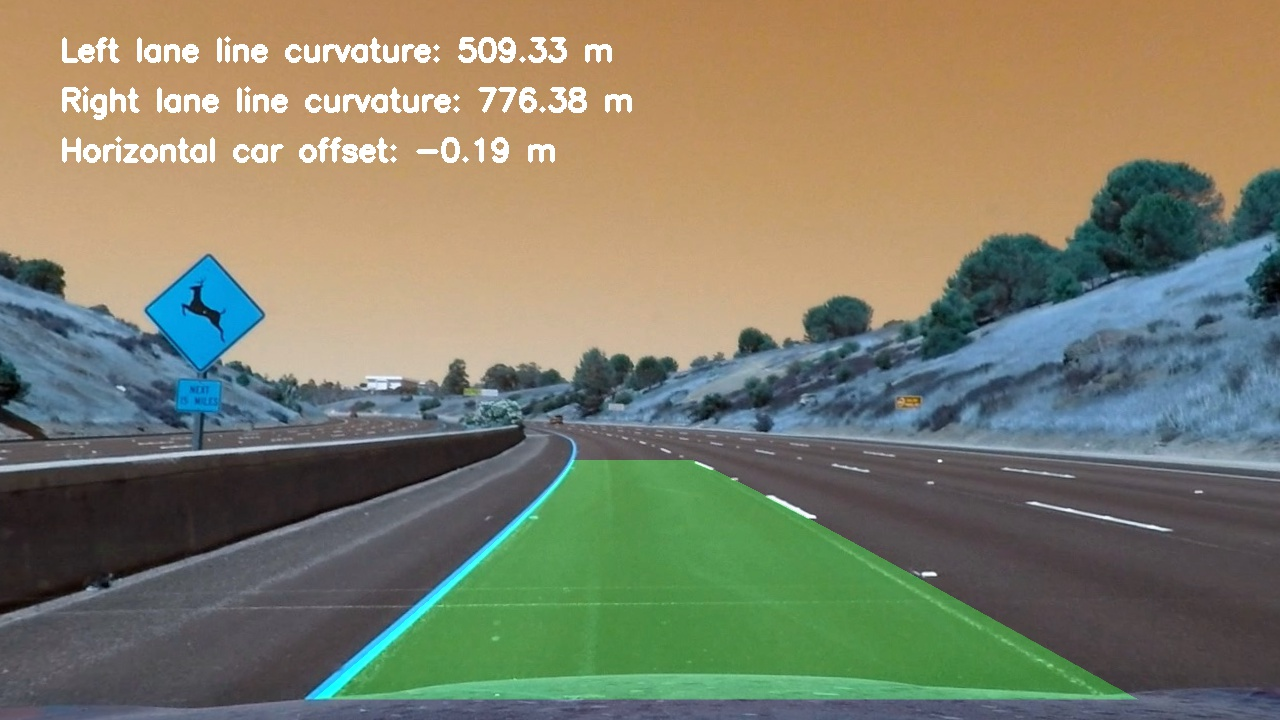
#> input picture output_images/test0.jpg, 1280 x 720 px, given in place of calibration3.jpg, which was not available
$ jupyter execute --allow-errors Advanced-Lane-Project.ipynb   (shell and % lines are left out)   (older library calls are emulated)
#> lines starting #> are read from the running program, lines starting #| are printed output that depends on the picture; long printed decimals are rounded; pictures that were not available may be replaced by others from this repository, and a replacement may not be noted
[cell 1]
import numpy as np
import cv2
import matplotlib.pyplot as plt
import matplotlib.image as mpimg
import glob
from matplotlib.patches import Polygon

[cell 2]
#TODO
#average previous for fail safe in poor lighting/other conditions
#catch for similarity in left & right lines / balance the more radical using most like previous
#simple catch for bad lines based on avg road width (line to line)
#smooth the line base at bottom of video

images = glob.glob('./camera_cal/calibration*.jpg')
criteria = (cv2.TERM_CRITERIA_EPS + cv2.TERM_CRITERIA_MAX_ITER, 30, 0.001)
objpoints = []
imgpoints = []
objp = np.zeros((6*9, 3), np.float32)
objp[:,:2] = np.mgrid[0:9, 0:6].T.reshape(-1,2)
fig, axis = plt.subplots(5,4, figsize=(16, 11))
fig.subplots_adjust(hspace = .2, wspace=.001)
axis = axis.ravel()
i = 0
for img_name in images:
    img = cv2.imread(img_name)
    gray = cv2.cvtColor(img, cv2.COLOR_BGR2GRAY)
    ret, corners = cv2.findChessboardCorners(gray, (9,6), None)
    if ret == True:
        objpoints.append(objp)
        corners2 = cv2.cornerSubPix(gray, corners, (11,11), (-1,-1), criteria)
        imgpoints.append(corners2)
        img = cv2.drawChessboardCorners(img, (9,6), corners2, ret)
        axis[i].axis('off')
        axis[i].imshow(img)
    i+=1

[cell 3]
img = cv2.imread('./camera_cal/calibration3.jpg')
#> img is the input picture: shape (720, 1280, 3); mean B, G, R 106.5, 126.9, 127.3
gray = cv2.cvtColor(img, cv2.COLOR_RGB2GRAY)
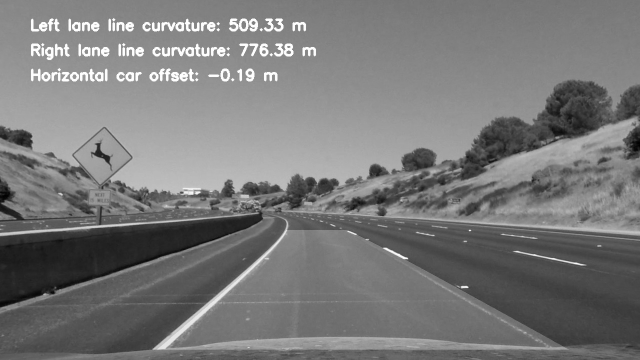
#> gray: shape (720, 1280) (shown at 1/2 size); min 0, max 255, mean 120.8
ret, corners = cv2.findChessboardCorners(gray, (9,6), None)
#> ret = False; corners = None
img = cv2.drawChessboardCorners(img, (9,6), corners, ret)
#> (the rest of this cell did not finish here and is left out)

[cell 4]
# [7 lines left out: function load_images, not called in this run]

#> (the rest of this cell did not finish here and is left out)

[cell 5]
def abs_sobel_thresh(img, orient='x', sobel_kernel=3, thresh=(0, 255)):
    gray = cv2.cvtColor(img, cv2.COLOR_RGB2GRAY)
    if orient == 'x':
        abs_sobel = np.absolute(cv2.Sobel(gray, cv2.CV_64F, 1, 0, sobel_kernel))
    if orient == 'y':
        abs_sobel = np.absolute(cv2.Sobel(gray, cv2.CV_64F, 0, 1, sobel_kernel))
    # Rescale back to 8 bit integer
    scaled_sobel = np.uint8(255*abs_sobel/np.max(abs_sobel))
    binary_output = np.zeros_like(scaled_sobel)
    binary_output[(scaled_sobel >= thresh[0]) & (scaled_sobel <= thresh[1])] = 1
    return binary_output

def mag_thresh(img, sobel_kernel=3, thresh=(0, 255)):
    gray = cv2.cvtColor(img, cv2.COLOR_RGB2GRAY)
    sobelx = cv2.Sobel(gray, cv2.CV_64F, 1, 0, ksize=sobel_kernel)
    sobely = cv2.Sobel(gray, cv2.CV_64F, 0, 1, ksize=sobel_kernel)
    # Calculate the gradient magnitude
    gradmag = np.sqrt(sobelx**2 + sobely**2)
    # Rescale to 8 bit
    scale_factor = np.max(gradmag)/255
    gradmag = (gradmag/scale_factor).astype(np.uint8)
    # Create a binary image of ones where threshold is met, zeros otherwise
    binary_output = np.zeros_like(gradmag)
    binary_output[(gradmag >= thresh[0]) & (gradmag <= thresh[1])] = 1
    return binary_output

def dir_thresh(img, sobel_kernel=3, thresh=(0, np.pi/2)):
    gray = cv2.cvtColor(img, cv2.COLOR_RGB2GRAY)
    # Calculate the x and y gradients
    sobelx = cv2.Sobel(gray, cv2.CV_64F, 1, 0, ksize=sobel_kernel)
    sobely = cv2.Sobel(gray, cv2.CV_64F, 0, 1, ksize=sobel_kernel)
    # Take the absolute value of the gradient direction,
    # apply a threshold, and create a binary image result
    absgraddir = np.arctan2(np.absolute(sobely), np.absolute(sobelx))
    binary_output =  np.zeros_like(absgraddir)
    binary_output[(absgraddir >= thresh[0]) & (absgraddir <= thresh[1])] = 1
    return binary_output

def col_thresh(img, thresh=(0, 255)):
    hls = cv2.cvtColor(img, cv2.COLOR_RGB2HLS)
    s_channel = hls[:,:,2]
    binary_output = np.zeros_like(s_channel)
    binary_output[(s_channel > thresh[0]) & (s_channel <= thresh[1])] = 1
    return binary_output

[cell 6]
grad_x = abs_sobel_thresh(img, orient='x', sobel_kernel=15, thresh=(20, 100))
grad_y = abs_sobel_thresh(img, orient='y', sobel_kernel=15, thresh=(20, 100))
mag_binary = mag_thresh(img, sobel_kernel=15, thresh=(70, 100))
#> in mag_thresh, `scale_factor = np.max(gradmag)/255`: scale_factor = 17315172.8
dir_binary = dir_thresh(img, sobel_kernel=15, thresh=(0.7, 1.3))
col_binary = col_thresh(img, thresh=(170, 255))

#> (the rest of this cell did not finish here and is left out)

[cell 7]
def comb_thresh(grad_x, grad_y, mag_binary, dir_binary, col_binary):
    combo_img = np.zeros_like(dir_binary)
    combo_img[((grad_x == 1) & (grad_y == 1)) | ((mag_binary == 1) & (dir_binary == 1)) | (col_binary == 1)] = 1
    return combo_img

combined = comb_thresh(grad_x, grad_y, mag_binary, dir_binary, col_binary)
#> (the rest of this cell did not finish here and is left out)

[cell 8]
def warp_perspective(img, src=None, dst=None):
    img_size = (img.shape[1], img.shape[0])
    if src is None:
        src = np.float32(
            [[280,  700],  # Bottom left
             [595,  460],  # Top left
             [725,  460],  # Top right
             [1125, 700]]) # Bottom right

    if dst is None:
        dst = np.float32(
            [[250,  720],  # Bottom left
             [250,    0],  # Top left
             [1065,   0],  # Top right
             [1065, 720]]) # Bottom right
    m = cv2.getPerspectiveTransform(src, dst)
    minv = cv2.getPerspectiveTransform(dst, src)
    warped = cv2.warpPerspective(img, m, img_size, flags=cv2.INTER_LINEAR)
    return warped, m, minv

[cell 9]
# Run the function
src = np.float32(
    [[280,  700],  # Bottom left
     [595,  460],  # Top left
     [725,  460],  # Top right
     [1125, 700]]) # Bottom right

dst = np.float32(
    [[250,  720],  # Bottom left
     [250,    0],  # Top left
     [1065,   0],  # Top right
     [1065, 720]]) # Bottom right

warped_img, _ , minv  = warp_perspective(combined, src, dst)
#> minv = [[0.16, -0.767, 555.1], [1.54e-16, -0.489, 460], [4.5e-19, -0.00118, 1]]

# Visualize undirstorsion
# Notice 'img' was undistorted at the beginning
f, (ax1, ax2) = plt.subplots(1, 2, figsize=(20,10))
ax1.set_title('Original', fontsize=16)
ax1.plot(Polygon(src).get_xy()[:, 0], Polygon(src).get_xy()[:, 1], color='red')
ax1.imshow(img)

ax2.set_title('Warped Combo image', fontsize=16)
ax2.plot(Polygon(dst).get_xy()[:, 0], Polygon(dst).get_xy()[:, 1], color='red')
ax2.imshow(warped_img)

[cell 10]
def genHistogram(img):
    return np.sum(img[img.shape[0]//2:, :], axis=0)

histo = genHistogram(warped_img)
#> histo = 1280 values, max 278.2 at index 263, min 0 at index 1, mean 16.3
plt.plot(histo)

[cell 11]
def find_lane_pixels(binary_warped):
    # Take a histogram of the bottom half of the image
    histogram = np.sum(binary_warped[binary_warped.shape[0]//2:,:], axis=0)
    # Create an output image to draw on and visualize the result
    out_img = np.dstack((binary_warped, binary_warped, binary_warped))
    # Find the peak of the left and right halves of the histogram
    # These will be the starting point for the left and right lines
    midpoint = np.int(histogram.shape[0]//2)
    leftx_base = np.argmax(histogram[:midpoint])
    rightx_base = np.argmax(histogram[midpoint:]) + midpoint

    # HYPERPARAMETERS
    # Choose the number of sliding windows
    nwindows = 9
    # Set the width of the windows +/- margin
    margin = 100
    # Set minimum number of pixels found to recenter window
    minpix = 50

    # Set height of windows - based on nwindows above and image shape
    window_height = np.int(binary_warped.shape[0]//nwindows)
    # Identify the x and y positions of all nonzero pixels in the image
    nonzero = binary_warped.nonzero()
    nonzeroy = np.array(nonzero[0])
    nonzerox = np.array(nonzero[1])
    # Current positions to be updated later for each window in nwindows
    leftx_current = leftx_base
    rightx_current = rightx_base

    # Create empty lists to receive left and right lane pixel indices
    left_lane_inds = []
    right_lane_inds = []

    # Step through the windows one by one
    for window in range(nwindows):
        # Identify window boundaries in x and y (and right and left)
        win_y_low = binary_warped.shape[0] - (window+1)*window_height
        win_y_high = binary_warped.shape[0] - window*window_height
        win_xleft_low = leftx_current - margin
        win_xleft_high = leftx_current + margin
        win_xright_low = rightx_current - margin
        win_xright_high = rightx_current + margin

        # Draw the windows on the visualization image
        cv2.rectangle(out_img,(win_xleft_low,win_y_low),
        (win_xleft_high,win_y_high),(10,0,0), 3)
        cv2.rectangle(out_img,(win_xright_low,win_y_low),
        (win_xright_high,win_y_high),(10,0,0), 3)

        # Identify the nonzero pixels in x and y within the window #
        good_left_inds = ((nonzeroy >= win_y_low) & (nonzeroy < win_y_high) &
        (nonzerox >= win_xleft_low) &  (nonzerox < win_xleft_high)).nonzero()[0]
        good_right_inds = ((nonzeroy >= win_y_low) & (nonzeroy < win_y_high) &
        (nonzerox >= win_xright_low) &  (nonzerox < win_xright_high)).nonzero()[0]

        # Append these indices to the lists
        left_lane_inds.append(good_left_inds)
        right_lane_inds.append(good_right_inds)

        # If you found > minpix pixels, recenter next window on their mean position
        if len(good_left_inds) > minpix:
            leftx_current = np.int(np.mean(nonzerox[good_left_inds]))
        if len(good_right_inds) > minpix:
            rightx_current = np.int(np.mean(nonzerox[good_right_inds]))

    # Concatenate the arrays of indices (previously was a list of lists of pixels)
    try:
        left_lane_inds = np.concatenate(left_lane_inds)
        right_lane_inds = np.concatenate(right_lane_inds)
    except ValueError:
        # Avoids an error if the above is not implemented fully
        pass

    # Extract left and right line pixel positions
    leftx = nonzerox[left_lane_inds]
    lefty = nonzeroy[left_lane_inds]
    rightx = nonzerox[right_lane_inds]
    righty = nonzeroy[right_lane_inds]

    return leftx, lefty, rightx, righty, out_img


def fit_polynomial(binary_warped):
    # Find our lane pixels first
    leftx, lefty, rightx, righty, out_img = find_lane_pixels(binary_warped)
#> in find_lane_pixels, `histogram = np.sum(binary_warped[binary_warped.shape[0]//2:,:], axis=0)`: histogram has the same summary as histo outside find_lane_pixels
#> in find_lane_pixels, `leftx_base = np.argmax(histogram[:midpoint])`: leftx_base = 263
#> in find_lane_pixels, `rightx_base = np.argmax(histogram[midpoint:]) + midpoint`: rightx_base = 1038
#> in find_lane_pixels, `nonzero = binary_warped.nonzero()`: nonzero = 74514 positions, rows 0 to 719, columns 0 to 1207
#> in find_lane_pixels, `leftx_current = leftx_base`: leftx_current = 263
#> in find_lane_pixels, `rightx_current = rightx_base`: rightx_current = 1038
#> the loop in find_lane_pixels, `for window in range(nwindows):` made 9 passes
#> (win_xleft_low, win_xleft_high, win_xright_low, win_xright_high, leftx_current, rightx_current) on passes 1 to 4: (163, 363, 938, 1138, 279, 1057), (179, 379, 957, 1157, 269, 1045), (169, 369, 945, 1145, 258, 1035), (158, 358, 935, 1135, 244, 1027)
#> after the loop in find_lane_pixels, `for window in range(nwindows):`:
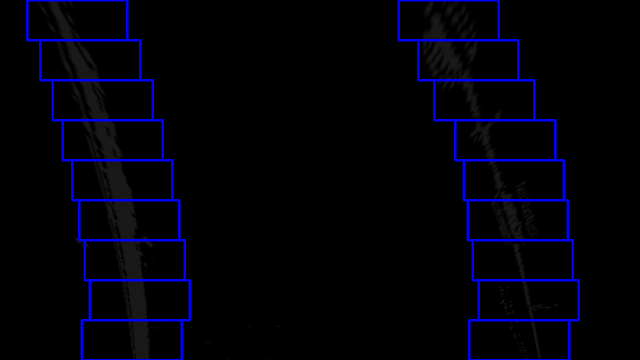
#> out_img: shape (720, 1280, 3) float64 (shown at 1/2 size); mean of channels 0, 1, 2 0.409, 0.0456, 0.0456; drawn with min black and max white
#> after the loop in find_lane_pixels, `for window in range(nwindows):`: left_lane_inds = 9 items

    # Fit a second order polynomial to each using `np.polyfit`
    left_fit = np.polyfit(lefty, leftx, 2)
    right_fit = np.polyfit(righty, rightx, 2)

    # Generate x and y values for plotting
    ploty = np.linspace(0, binary_warped.shape[0]-1, binary_warped.shape[0] )
    try:
        left_fitx = left_fit[0]*ploty**2 + left_fit[1]*ploty + left_fit[2]
        right_fitx = right_fit[0]*ploty**2 + right_fit[1]*ploty + right_fit[2]
    except TypeError:
        # Avoids an error if `left` and `right_fit` are still none or incorrect
        print('The function failed to fit a line!')
        left_fitx = 1*ploty**2 + 1*ploty
        right_fitx = 1*ploty**2 + 1*ploty

    ## Visualization ##
    # Colors in the left and right lane regions
    out_img[lefty, leftx] = [100, 0, 53]
    out_img[righty, rightx] = [30, 0, 70]
    #plt.imshow(out_img)

    #print("The curvature for left is {} and right is {}".format(curves[0], curves[1]))

    return out_img, left_fitx, right_fitx, ploty


def car_offset(left_fitx, right_fitx, img_shape, xm_per_pix=3.7/800):
    mid_x = img_shape[1]//2
    car_pos = (left_fitx[-1] + right_fitx[-1])/2
    offsetx = (mid_x - car_pos) * xm_per_pix
    return offsetx


def measure_curvature(left_fitx, right_fitx, ploty, xm_per_pix=3.7/800, ym_per_pix = 25/720):
        leftx = left_fitx[::-1]  # Reverse to match top-to-bottom in y
        rightx = right_fitx[::-1]  # Reverse to match top-to-bottom in y

        # Fit a second order polynomial
        left_fit = np.polyfit(ploty, leftx, 2)
        left_fitx = left_fit[0]*ploty**2 + left_fit[1]*ploty + left_fit[2]
        right_fit = np.polyfit(ploty, rightx, 2)
        right_fitx = right_fit[0]*ploty**2 + right_fit[1]*ploty + right_fit[2]

        # Define conversions in x and y from pixels space to meters
        ym_per_pix = 25/720 # meters per pixel in y dimension
        xm_per_pix = 3.7/800 # meters per pixel in x dimension

        # Fit new polynomials to x,y in world space
        y_eval = np.max(ploty)
        left_fit_cr = np.polyfit(ploty*ym_per_pix, leftx*xm_per_pix, 2)
        right_fit_cr = np.polyfit(ploty*ym_per_pix, rightx*xm_per_pix, 2)

        # Calculate the new radii of curvature
        left_curverad = ((1 + (2*left_fit_cr[0]*y_eval*ym_per_pix + left_fit_cr[1])**2)**1.5) / np.absolute(2*left_fit_cr[0])
        right_curverad = ((1 + (2*right_fit_cr[0]*y_eval*ym_per_pix + right_fit_cr[1])**2)**1.5) / np.absolute(2*right_fit_cr[0])

        # Now our radius of curvature is in meters
        return (left_curverad, right_curverad)

out_img, left_points, right_points, ploty = fit_polynomial(warped_img)
#> in fit_polynomial, `left_fit = np.polyfit(lefty, leftx, 2)`: left_fit = [-0.000243, 0.42, 106.4]
#> in fit_polynomial, `right_fit = np.polyfit(righty, rightx, 2)`: right_fit = [-0.000188, 0.427, 866.7]
#> in fit_polynomial, `left_fitx = left_fit[0]*ploty**2 + left_fit[1]*ploty + left_fit[2]`: left_fitx = 720 values from 106.4 to 282.8
#> in fit_polynomial, `right_fitx = right_fit[0]*ploty**2 + right_fit[1]*ploty + right_fit[2]`: right_fitx = 720 values from 866.7 to 1076.3
#> left_points = 720 values from 106.4 to 282.8; right_points = 720 values from 866.7 to 1076.3; ploty = 720 values from 0 to 719

    # Plots the left and right polynomials on the lane lines
plt.plot(left_points, ploty, color='yellow')
plt.plot(right_points, ploty, color='yellow')
plt.imshow(out_img)

curve = measure_curvature(left_points, right_points, ploty)
#> in measure_curvature, `leftx = left_fitx[::-1]`: leftx = 720 values, max 282.8 at index 0, min 106.4 at index 719, mean 215.6
#> in measure_curvature, `rightx = right_fitx[::-1]`: rightx = 720 values, max 1076.3 at index 0, min 866.7 at index 719, mean 987.7
#> in measure_curvature, `left_fit = np.polyfit(ploty, leftx, 2)`: left_fit = [-0.000243, -0.0703, 282.8]
#> in measure_curvature, `left_fitx = left_fit[0]*ploty**2 + left_fit[1]*ploty + left_fit[2]`: left_fitx has the same summary as leftx
#> in measure_curvature, `right_fit = np.polyfit(ploty, rightx, 2)`: right_fit = [-0.000188, -0.156, 1076.3]
#> in measure_curvature, `right_fitx = right_fit[0]*ploty**2 + right_fit[1]*ploty + right_fit[2]`: right_fitx has the same summary as rightx
#> in measure_curvature, `y_eval = np.max(ploty)`: y_eval = 719
#> in measure_curvature, `left_fit_cr = np.polyfit(ploty*ym_per_pix, leftx*xm_per_pix, 2)`: left_fit_cr = [-0.000934, -0.00937, 1.31]
#> in measure_curvature, `right_fit_cr = np.polyfit(ploty*ym_per_pix, rightx*xm_per_pix, 2)`: right_fit_cr = [-0.000721, -0.0208, 4.98]
#> in measure_curvature, `left_curverad = ((1 + (2*left_fit_cr[0]*y_eval*ym_per_pix + left_fit_c..`: left_curverad = 538
#> in measure_curvature, `right_curverad = ((1 + (2*right_fit_cr[0]*y_eval*ym_per_pix + right_fi..`: right_curverad = 696.8
#> curve = (538, 696.8)
vehicle_offset = car_offset(left_points, right_points, img_shape=img.shape, xm_per_pix=3.7/800)
#> in car_offset, `car_pos = (left_fitx[-1] + right_fitx[-1])/2`: car_pos = 679.6
#> in car_offset, `offsetx = (mid_x - car_pos) * xm_per_pix`: offsetx = -0.183
#> vehicle_offset = -0.183
print("Left poly is {} and right poly is {}".format(curve[0], curve[1]))
#| Left poly is 538.025 and right poly is 696.799
print("Car offset is {}".format(vehicle_offset))
#| Car offset is -0.183

[cell 12]
def draw_lane(img, warped_img, left_points, right_points, ploty, minv):
    # Create an image to draw the lines on
    warp_zero = np.zeros_like(warped_img).astype(np.uint8)
    color_warp = np.dstack((warp_zero, warp_zero, warp_zero))

    # Recast the x and y points into usable format for cv2.fillPoly()
    left_fitx = left_points
    right_fitx = right_points
    #ploty = left_points[1]


    pts_left = np.array([np.transpose(np.vstack([left_fitx, ploty]))])
    pts_right = np.array([np.flipud(np.transpose(np.vstack([right_fitx, ploty])))])
    pts = np.hstack((pts_left, pts_right))

    # Draw the lane onto the warped blank image
    cv2.fillPoly(color_warp, np.int_([pts]), (0,255, 0))

    # Warp the blank back to original image space using inverse perspective matrix (minv)
    newwarp = cv2.warpPerspective(color_warp, minv, (img.shape[1], img.shape[0]))

    # Combine the result with the original image
    return cv2.addWeighted(img, 1, newwarp, 0.3, 0)

lane_mapped = draw_lane(img, combined, left_points, right_points, ploty, minv)
#> in draw_lane, `left_fitx = left_points`: left_fitx = 720 values from 106.4 to 282.8
#> in draw_lane, `right_fitx = right_points`: right_fitx = 720 values from 866.7 to 1076.3
#> in draw_lane, `pts_left = np.array([np.transpose(np.vstack([left_fitx, ploty]))])`: pts_left = 720 pairs, first value 106.4 to 282.8, second value 0 to 719
#> in draw_lane, `pts_right = np.array([np.flipud(np.transpose(np.vstack([right_fitx, pl..`: pts_right = 720 pairs, first value 866.7 to 1076.3, second value 0 to 719
#> in draw_lane, `pts = np.hstack((pts_left, pts_right))`: pts = 1440 pairs, first value 106.4 to 1076.3, second value 0 to 719

def add_metrics(img, left_points, right_points, ploty):
    curvature = measure_curvature(left_points, right_points, ploty)
    vehicle_offset = car_offset(left_points, right_points, img_shape=img.shape, xm_per_pix=3.7/800)

    # Display lane curvature
    out_img = img.copy()
    cv2.putText(out_img, 'Left lane line curvature: {:.2f} m'.format(curvature[0]),
                (60, 60), cv2.FONT_HERSHEY_SIMPLEX, 1.0, (255,255,255), 3)
    cv2.putText(out_img, 'Right lane line curvature: {:.2f} m'.format(curvature[1]),
                (60, 110), cv2.FONT_HERSHEY_SIMPLEX, 1.0, (255,255,255), 3)

    # Display car offset
    cv2.putText(out_img, 'Horizontal car offset: {:.2f} m'.format(vehicle_offset),
                (60, 160), cv2.FONT_HERSHEY_SIMPLEX, 1.0, (255,255,255), 3)

    return out_img

lane_mapped = add_metrics(lane_mapped, left_points, right_points, ploty)
#> in add_metrics, `curvature = measure_curvature(left_points, right_points, ploty)`: curvature = (538, 696.8)
#> in add_metrics, `vehicle_offset = car_offset(left_points, right_points, img_shape=img.s..`: vehicle_offset = -0.183
#> in add_metrics, `cv2.putText(out_img, 'Right lane line curvature: {:.2f} m'.format(curv..`:
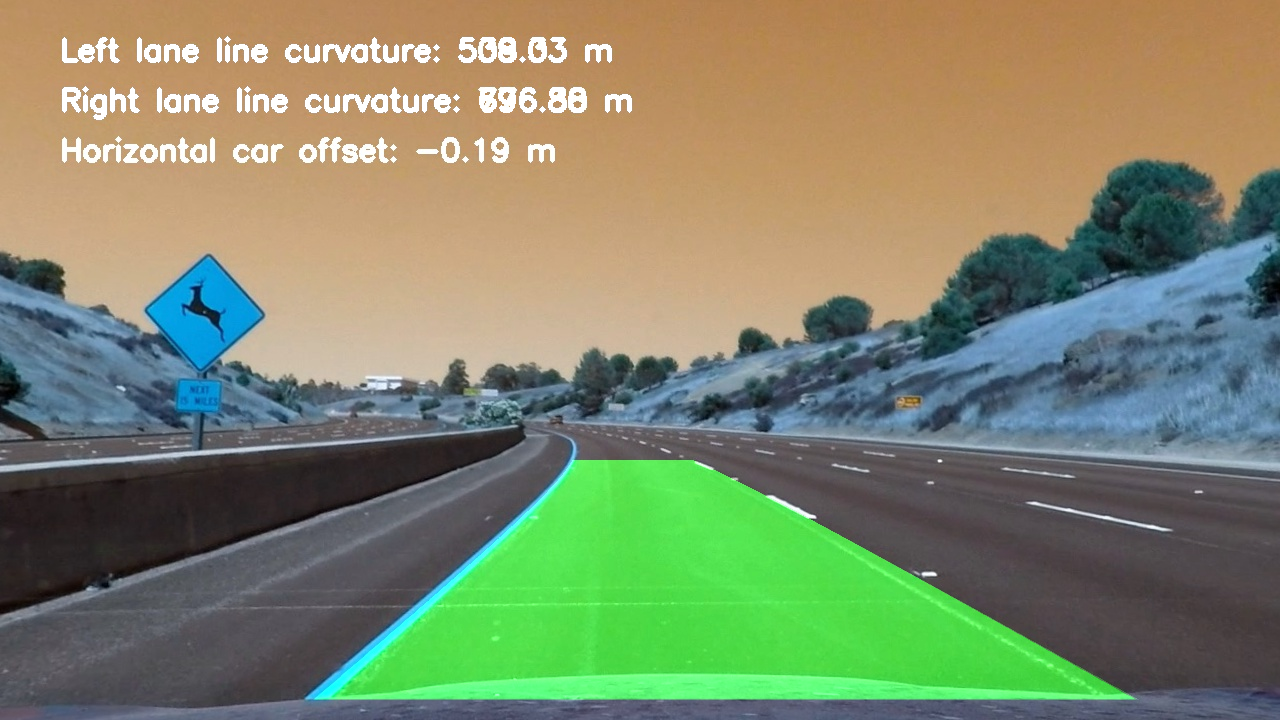
#> out_img: shape (720, 1280, 3); mean B, G, R 106.7, 136, 127.4

#> (the rest of this cell did not finish here and is left out)

[cell 13]
# [30 lines left out: function runPipeline, not called in this run]


numb = 0
for test_img in images:
    final_img = runPipeline(test_img)
    filename = 'output_images/test%s.jpg' % (numb)
    cv2.imwrite(filename, final_img)
    numb += 1
#> after the loop, numb = 0

#> (the rest of this cell did not finish here and is left out)
